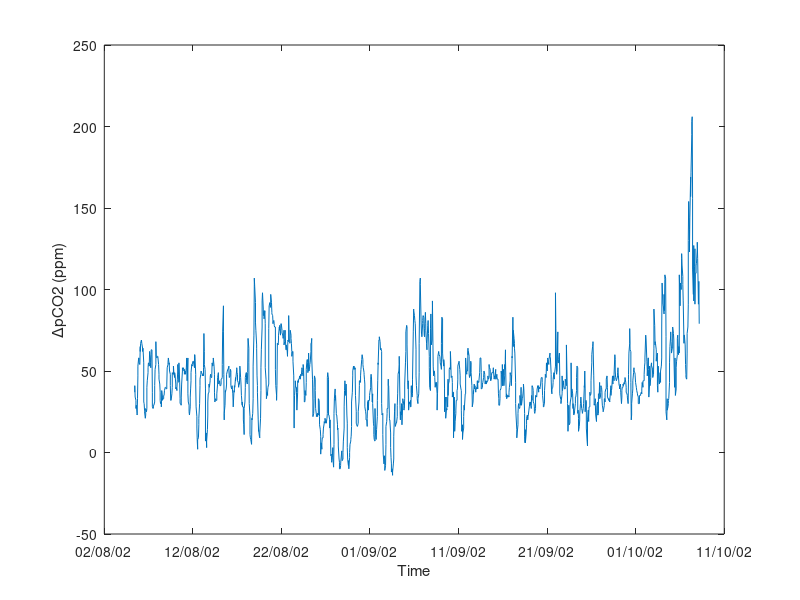
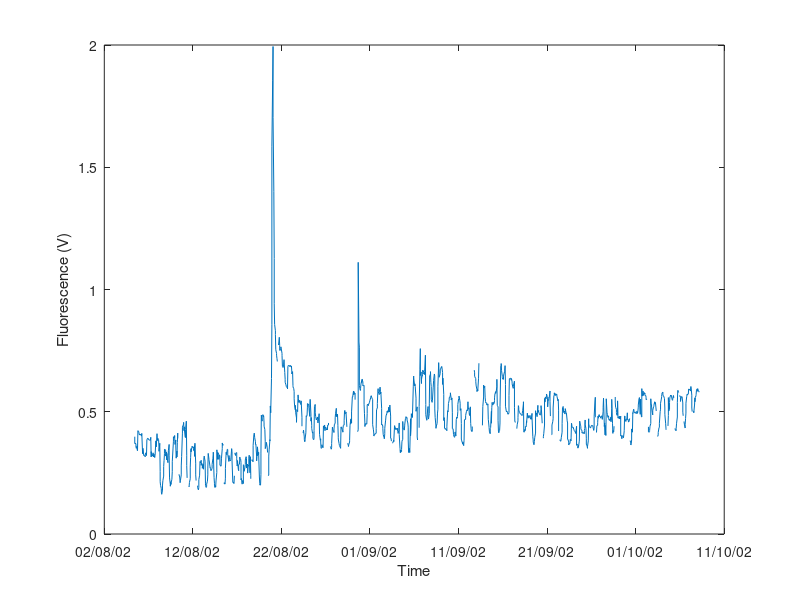

Source code (MATLAB) for these figures, in order:
%%% From the data file - this tells us how the data are laid out
%Aggregate	d data for 	pCO2, CTD, 	and Metsys,	 allow 10 m	in [600s] o	f time diff	erence for 	closest val	ues for CTD	, and Metsy	s to match 	CO2 data
%1: Time [	s], Start 1	.1.2001, PS	T									
%2: water 	xCO2 [ppm]=	[uatm], wet	 values									
%3: air xC	O2 [ppm]=[u	atm], wet v	alues									
%4: delta 	pCO2=(air x	CO2 - water	 xCO2) [ppm	]=[uatm]								
%5: Oxygen	 saturation	 [%]										
%6: SST [d	eg C] from 	surface CTD										
%7: Salini	ty from sur	face CTD										
%8: Pressu	re [dbar] f	rom surface	 CTD									
%9: Transm	issivity [V	]										
%10: Fluor	escence [V]											
%11: Air t	emperature 	[deg C]										
%12: Barom	etric press	ure [dbar]										
%13: Winds	peed [m/s]											
%14: Windd	irection [g	rad]										
    %15: Winds	peed u-comp	onent [m/s]										
    %16: Winds	peed v-comp	onent [m/s]										

    %%% Bad data value
    bad_data_value = -99.99990;

    %%% Load the data - gives us a 1531 by 16 matrix
    load CO2_all_0810_2002_600.dat;

%%% Pull out time (in seconds since 01-01-2001) vector
time_in_s = CO2_all_0810_2002_600(:,1);
time_datenum = datenum('01 Jan 2001') + time_in_s/(60*60*24);

%%% Pull out delta-pCO2
dpCO2 = CO2_all_0810_2002_600(:,4);

%%% Pull out fluorescence
fluor = CO2_all_0810_2002_600(:,10);

%%% Remove bad data values
fluor(fluor==bad_data_value) = NaN;

%%% Make a time series plot
figure(1);
plot(time_datenum,dpCO2);
datetick('x',20,'keeplimits');
xlabel('Time');
ylabel('{\Delta}pCO2 (ppm)');
figure(2);
plot(time_datenum,fluor);
datetick('x',20,'keeplimits');
xlabel('Time');
ylabel('Fluorescence (V)');